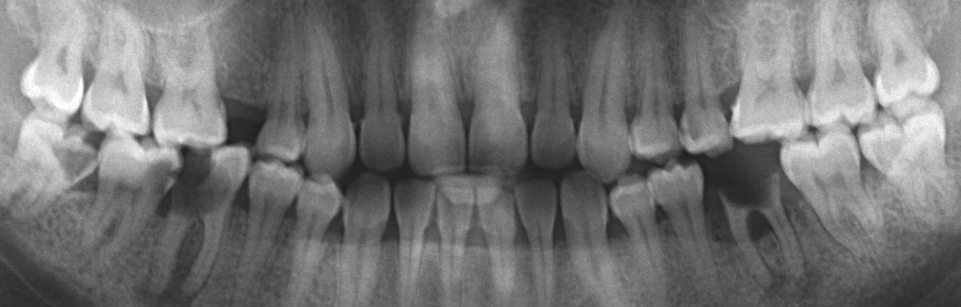
#> input picture test-auto-cropped/7.bmp, 1921 x 614 px (shown at 1/2 size)
$ python test.py   (older library calls are emulated)
#> lines starting #> are read from the running program, lines starting #| are printed output that depends on the picture
### preprocessing.py
import cv2
import matplotlib.pyplot as plt
import numpy as np
from skimage.filters import (threshold_otsu, threshold_niblack, threshold_sauvola, rank)
from skimage.morphology import disk


def draw_histogram(image):
    plt.hist(image.ravel(), 256, [0, 256])
    plt.show()


# [42 lines left out: function match_histogram, not called in this run]


def equalize_histogram(image):
    result = cv2.equalizeHist(image)
    return result


def AHE(image, radius=150):
    result = rank.equalize(image=image, selem=disk(radius))
    return result


# [285 lines left out: functions CLAHE, global_threshold, adaptive_threshold, otsu, niblack, sauvola and 6 more, not called in this run]


def eliminate_white_pixels(image):
    image = np.where(image == 255, np.uint8(254), image)
    return image


def eliminate_black_pixels(image):
    image = np.where(image == 0, np.uint8(1), image)
    return image

### test.py
import cv2
import preprocessing as prep
import matplotlib.pyplot as plt

img_address = './test-auto-cropped/7.bmp'
img = cv2.imread(img_address, 0)
#> img is the input picture: shape (614, 1921); min 27, max 255, mean 115.6
print(img.shape)
#| (614, 1921)
# img = prep.CLAHE(image=img)
img = prep.AHE(image=img, radius=150)
#> in AHE, `result = rank.equalize(image=image, selem=disk(radius))`:
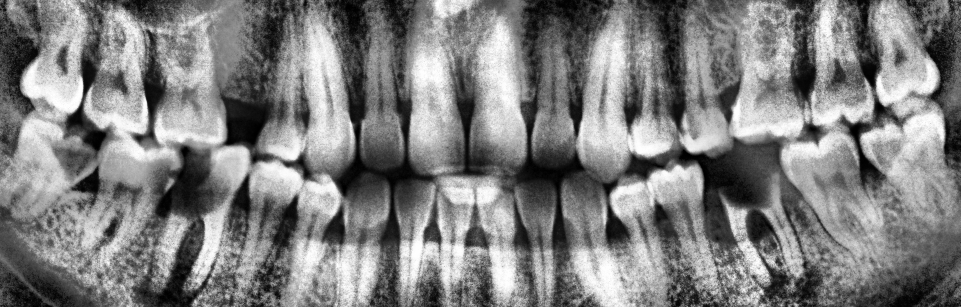
#> result: shape (614, 1921) (shown at 1/2 size); min 0, max 255, mean 126.9
plt.imshow(X=img, cmap='gray')
plt.show()

$ run again, with test-auto-cropped/1.bmp copied over test-auto-cropped/7.bmp
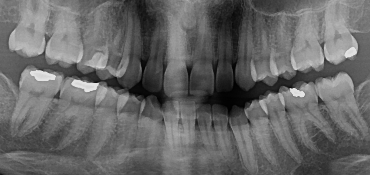
#> input picture test-auto-cropped/1.bmp, 370 x 175 px
#> img is the input picture: shape (175, 370); min 0, max 226, mean 102.9
#| (175, 370)
#> in AHE, `result = rank.equalize(image=image, selem=disk(radius))`:
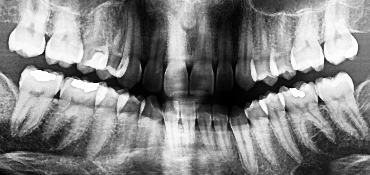
#> result: shape (175, 370); min 0, max 255, mean 131.1

$ run again, with test-auto-cropped/10.bmp copied over test-auto-cropped/7.bmp
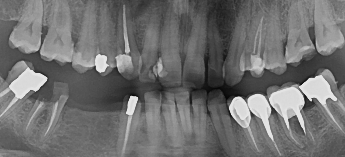
#> input picture test-auto-cropped/10.bmp, 345 x 157 px
#> img is the input picture: shape (157, 345); min 6, max 228, mean 111.6
#| (157, 345)
#> in AHE, `result = rank.equalize(image=image, selem=disk(radius))`:
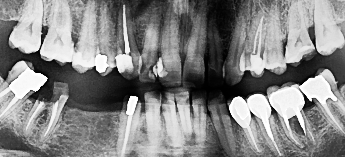
#> result: shape (157, 345); min 0, max 255, mean 131.8

$ run again, with test-auto-cropped/2.bmp copied over test-auto-cropped/7.bmp
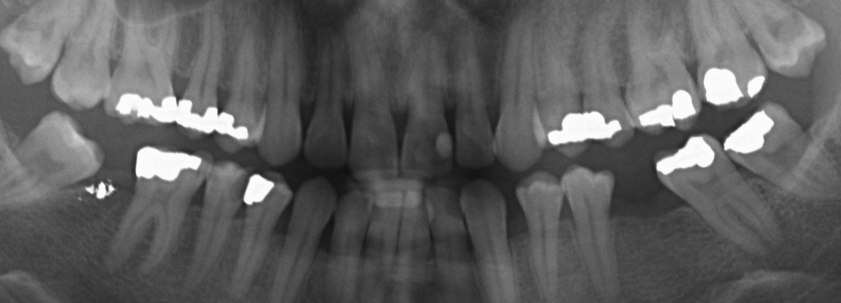
#> input picture test-auto-cropped/2.bmp, 1682 x 605 px (shown at 1/2 size)
#> img is the input picture: shape (605, 1682); min 14, max 251, mean 94.5
#| (605, 1682)
#> in AHE, `result = rank.equalize(image=image, selem=disk(radius))`:
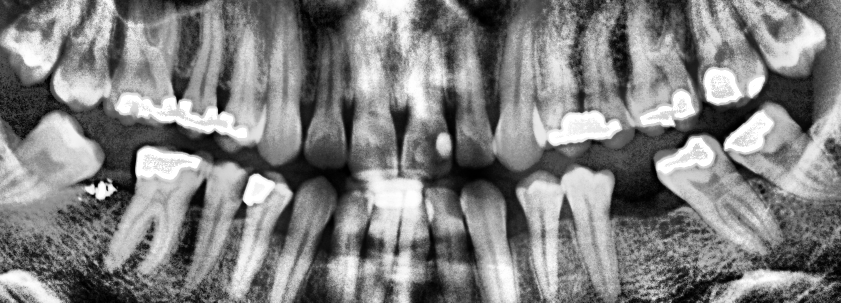
#> result: shape (605, 1682) (shown at 1/2 size); min 0, max 255, mean 128.5
